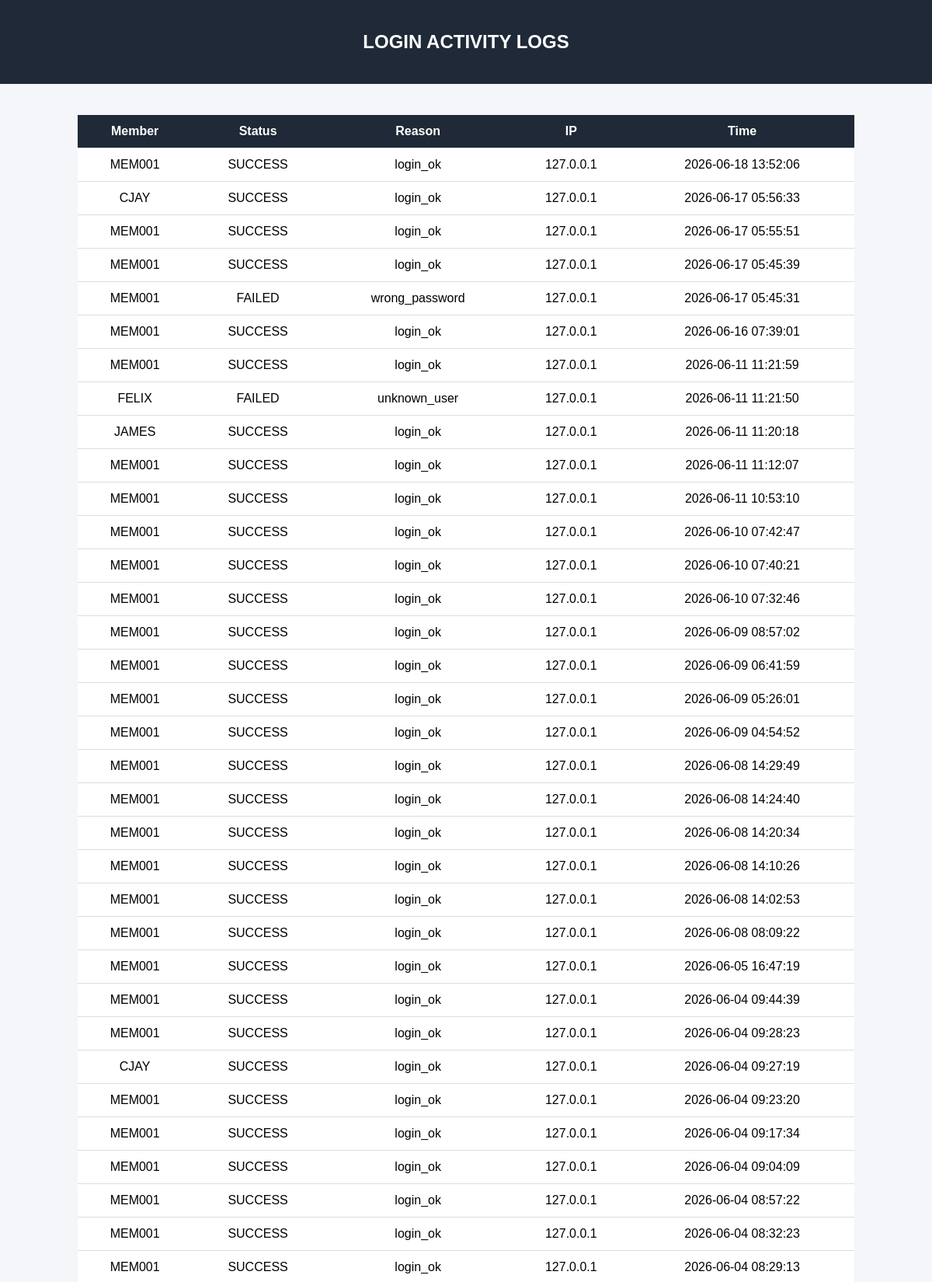
Screenshot of /logs (signed in, upper part) with the database file from the repository.
### tables this page shows
CREATE TABLE login_logs (
    id INTEGER PRIMARY KEY AUTOINCREMENT,
    member_id TEXT,
    status TEXT,
    reason TEXT,
    ip_address TEXT,
    timestamp DATETIME DEFAULT CURRENT_TIMESTAMP
);

### app.py (the view)
@app.route("/logs")
def logs_page():
    if "member_id" not in session:
        return redirect(url_for("login"))
    status_filter = request.args.get("status")
    conn = get_db_connection()
    if status_filter in ["SUCCESS", "FAILED"]:
        logs = conn.execute("""
            SELECT *
            FROM login_logs
            WHERE status = ?
            ORDER BY timestamp DESC
        """, (status_filter,)).fetchall()
    else:
        logs = conn.execute("""
            SELECT *
            FROM login_logs
            ORDER BY timestamp DESC
            LIMIT 50
        """).fetchall()
    conn.close()
    return render_template("logs.html", logs=logs)

### database.py (called while the page is built)
def get_db_connection():
    conn = sqlite3.connect(DB_NAME)
    conn.row_factory = sqlite3.Row
    return conn

### templates/logs.html (shortened to what this page needs)
<!DOCTYPE html>
<html>
<head>
</head>
<body>
<div class="header">
    <h2>LOGIN ACTIVITY LOGS</h2>
</div>
<div class="container">
    <table>
        <tr>
            <th>Member</th>
            <th>Status</th>
            <th>Reason</th>
            <th>IP</th>
            <th>Time</th>
        </tr>
        {% for l in logs %}
        <tr>
            <td>{{ l.member_id }}</td>
            <td>{{ l.status }}</td>
            <td>{{ l.reason }}</td>
            <td>{{ l.ip_address }}</td>
            <td>{{ l.timestamp }}</td>
        </tr>
        {% endfor %}
    </table>
</div>
</body>
</html>

### templates/logs.html (style rules this page uses)
body { font-family: Arial; background: #f4f6f9; margin: 0; }
.header { background: #1f2937; color: white; padding: 20px; text-align: center; }
.container { max-width: 1000px; margin: auto; padding: 20px; }
table { width: 100%; background: white; border-collapse: collapse; margin-top: 20px; }
th, td { padding: 12px; border-bottom: 1px solid #ddd; text-align: center; }
th { background: #1f2937; color: white; }

### rows the page displays
login_logs: member_id "MEM001", status "SUCCESS", reason "login_ok", ip_address "127.0.0.1", timestamp "2026-06-18 13:52:06"
login_logs: member_id "CJAY", status "SUCCESS", reason "login_ok", ip_address "127.0.0.1", timestamp "2026-06-17 05:56:33"
login_logs: member_id "MEM001", status "SUCCESS", reason "login_ok", ip_address "127.0.0.1", timestamp "2026-06-17 05:55:51"
login_logs: member_id "MEM001", status "SUCCESS", reason "login_ok", ip_address "127.0.0.1", timestamp "2026-06-17 05:45:39"
login_logs: member_id "MEM001", status "FAILED", reason "wrong_password", ip_address "127.0.0.1", timestamp "2026-06-17 05:45:31"
login_logs: member_id "MEM001", status "SUCCESS", reason "login_ok", ip_address "127.0.0.1", timestamp "2026-06-16 07:39:01"
login_logs: member_id "MEM001", status "SUCCESS", reason "login_ok", ip_address "127.0.0.1", timestamp "2026-06-11 11:21:59"
login_logs: member_id "FELIX", status "FAILED", reason "unknown_user", ip_address "127.0.0.1", timestamp "2026-06-11 11:21:50"
login_logs: member_id "JAMES", status "SUCCESS", reason "login_ok", ip_address "127.0.0.1", timestamp "2026-06-11 11:20:18"
login_logs: member_id "MEM001", status "SUCCESS", reason "login_ok", ip_address "127.0.0.1", timestamp "2026-06-11 11:12:07"
login_logs: member_id "MEM001", status "SUCCESS", reason "login_ok", ip_address "127.0.0.1", timestamp "2026-06-11 10:53:10"
login_logs: member_id "MEM001", status "SUCCESS", reason "login_ok", ip_address "127.0.0.1", timestamp "2026-06-10 07:42:47"
login_logs: member_id "MEM001", status "SUCCESS", reason "login_ok", ip_address "127.0.0.1", timestamp "2026-06-10 07:40:21"
login_logs: member_id "MEM001", status "SUCCESS", reason "login_ok", ip_address "127.0.0.1", timestamp "2026-06-10 07:32:46"
login_logs: member_id "MEM001", status "SUCCESS", reason "login_ok", ip_address "127.0.0.1", timestamp "2026-06-09 08:57:02"
login_logs: member_id "MEM001", status "SUCCESS", reason "login_ok", ip_address "127.0.0.1", timestamp "2026-06-09 06:41:59"
login_logs: member_id "MEM001", status "SUCCESS", reason "login_ok", ip_address "127.0.0.1", timestamp "2026-06-09 05:26:01"
login_logs: member_id "MEM001", status "SUCCESS", reason "login_ok", ip_address "127.0.0.1", timestamp "2026-06-09 04:54:52"
login_logs: member_id "MEM001", status "SUCCESS", reason "login_ok", ip_address "127.0.0.1", timestamp "2026-06-08 14:29:49"
login_logs: member_id "MEM001", status "SUCCESS", reason "login_ok", ip_address "127.0.0.1", timestamp "2026-06-08 14:24:40"
login_logs: member_id "MEM001", status "SUCCESS", reason "login_ok", ip_address "127.0.0.1", timestamp "2026-06-08 14:20:34"
login_logs: member_id "MEM001", status "SUCCESS", reason "login_ok", ip_address "127.0.0.1", timestamp "2026-06-08 14:10:26"
login_logs: member_id "MEM001", status "SUCCESS", reason "login_ok", ip_address "127.0.0.1", timestamp "2026-06-08 14:02:53"
login_logs: member_id "MEM001", status "SUCCESS", reason "login_ok", ip_address "127.0.0.1", timestamp "2026-06-08 08:09:22"
login_logs: member_id "MEM001", status "SUCCESS", reason "login_ok", ip_address "127.0.0.1", timestamp "2026-06-05 16:47:19"
login_logs: member_id "MEM001", status "SUCCESS", reason "login_ok", ip_address "127.0.0.1", timestamp "2026-06-04 09:44:39"
login_logs: member_id "MEM001", status "SUCCESS", reason "login_ok", ip_address "127.0.0.1", timestamp "2026-06-04 09:28:23"
login_logs: member_id "CJAY", status "SUCCESS", reason "login_ok", ip_address "127.0.0.1", timestamp "2026-06-04 09:27:19"
login_logs: member_id "MEM001", status "SUCCESS", reason "login_ok", ip_address "127.0.0.1", timestamp "2026-06-04 09:23:20"
login_logs: member_id "MEM001", status "SUCCESS", reason "login_ok", ip_address "127.0.0.1", timestamp "2026-06-04 09:17:34"
login_logs: member_id "MEM001", status "SUCCESS", reason "login_ok", ip_address "127.0.0.1", timestamp "2026-06-04 09:04:09"
login_logs: member_id "MEM001", status "SUCCESS", reason "login_ok", ip_address "127.0.0.1", timestamp "2026-06-04 08:57:22"
login_logs: member_id "MEM001", status "SUCCESS", reason "login_ok", ip_address "127.0.0.1", timestamp "2026-06-04 08:32:23"
login_logs: member_id "MEM001", status "SUCCESS", reason "login_ok", ip_address "127.0.0.1", timestamp "2026-06-04 08:29:13"
